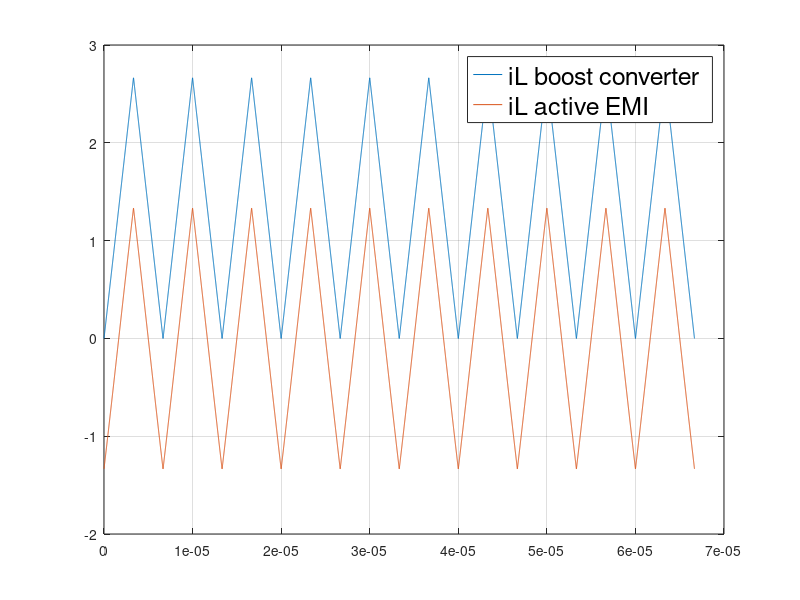
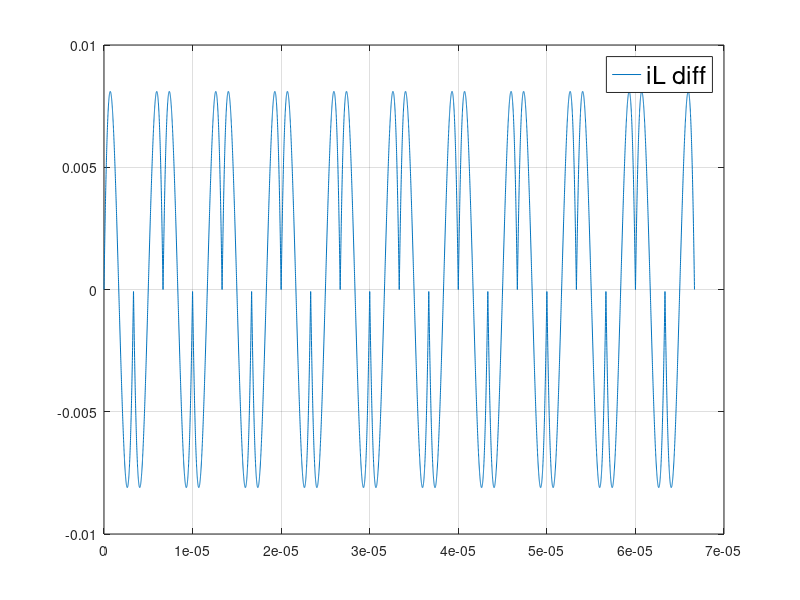

MATLAB code to generate these figures, in order:
%close all
clear all
clc

% dc-dc boost converter
Vs=200;
Vo_bst=400;
D=1-Vs/Vo_bst;
Lbst=250e-6;
Cbst=330e-6;

fsw=150e3;
Tsw=1/fsw;
Po_bst=300 % Norminal output power is 300W
Ro1=Vo_bst^2/Po_bst;
IL2max=(Vs/Lbst)*(D*Tsw);
IL2min_ac=-IL2max/2;
IL2max_ac=+IL2max/2;

t=linspace(0,Tsw,1000);
L_aef=6.3e-6;
C_aef=4.7e-6;
Ron=0;

wr_aef=1/(L_aef*C_aef)^0.5;
a=Ron/2/L_aef;
b=wr_aef;

c2=IL2min_ac;
c1=(IL2max_ac/exp(a*D*Tsw)-c2*cos(wr_aef*D*Tsw))/sin(wr_aef*D*Tsw);
c4=IL2max_ac;
c3=(IL2max_ac/exp(a*Tsw)-c4*cos(wr_aef*Tsw))/sin(wr_aef*Tsw);

iL_bst = [];
iL_aef = [];
cycle = 10;
for i=1:cycle
for k=1:numel(t)
    if ( t(k) <= D*Tsw)
        iL_bst=[iL_bst (Vs/Lbst)*t(k)];
        iL_aef=[iL_aef exp(a*t(k))*(c1*sin(wr_aef*t(k))+c2*cos(wr_aef*t(k)))];
    else
        %iL_bst=[iL_bst (-(Vs-Vo_bst)/Lbst)*(Tsw-t(k))];
        iL_bst=[iL_bst (((Vs-Vo_bst)/Lbst)*t(k) + Vo_bst/Lbst*D*Tsw)];
        iL_aef=[iL_aef exp(a*(t(k)-D*Tsw))*(-c1*sin(wr_aef*(t(k)-D*Tsw))-c2*cos(wr_aef*(t(k)-D*Tsw)))];
    end
end
end
%iL_bst=(Vs/Lbst).*t;
%iL_aef=exp(a.*t).*(c1.*sin(wr_aef.*t)+c2.*cos(wr_aef.*t));

t=linspace(0,cycle*Tsw,cycle*1000);
figure('Name','Plot IL_bst vs. IL_aef');
plot(t,iL_bst,t,iL_aef)
legend('iL boost converter', 'iL active EMI','FontSize',18);
grid on

figure('Name','iL difference');
plot(t,iL_bst-iL_aef-(IL2max_ac-IL2min_ac)/2)
legend('iL diff','FontSize',18);
grid on

